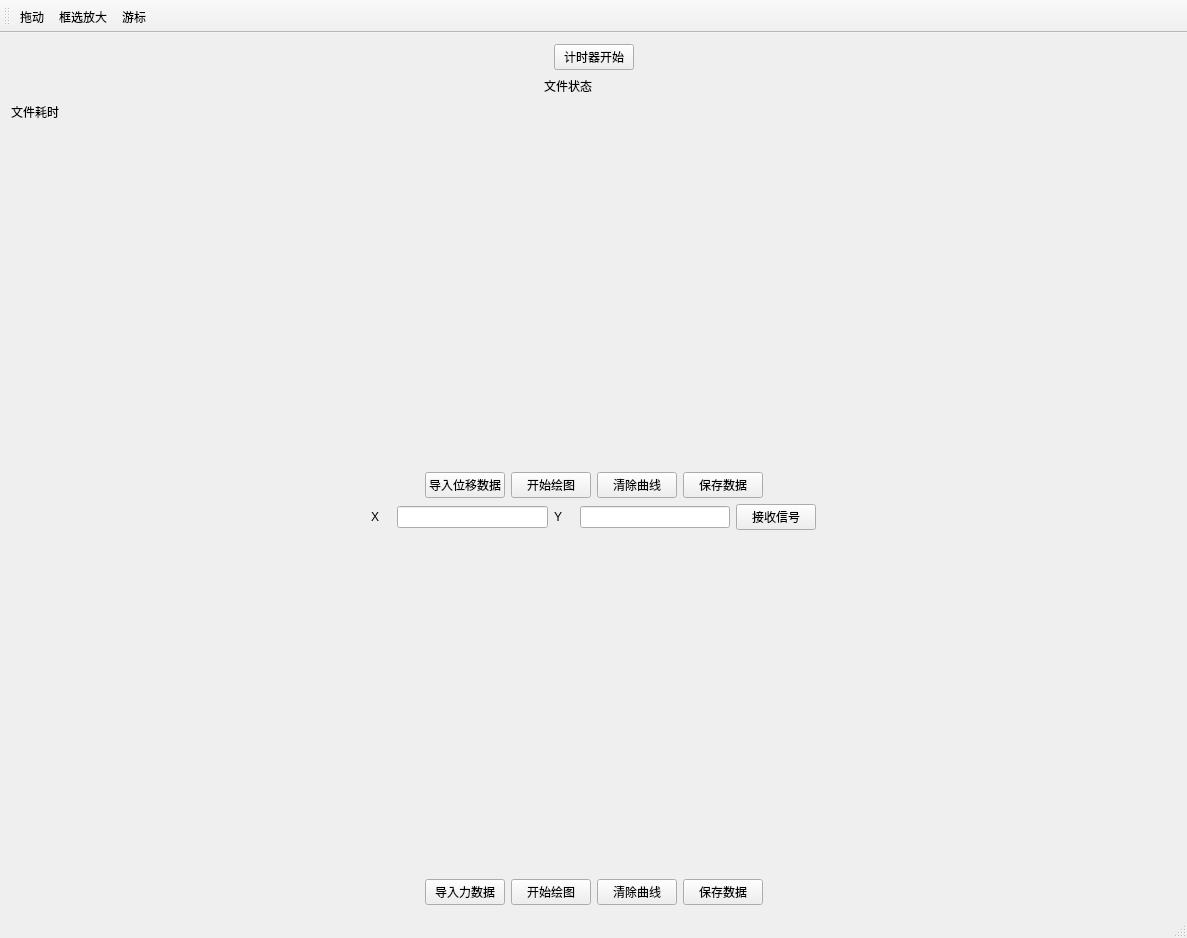
<?xml version="1.0" encoding="UTF-8"?>
<ui version="4.0">
 <class>Qt_excel_testClass</class>
 <widget class="QMainWindow" name="Qt_excel_testClass">
  <property name="geometry">
   <rect>
    <x>0</x>
    <y>0</y>
    <width>1187</width>
    <height>938</height>
   </rect>
  </property>
  <property name="windowTitle">
   <string>Qt_excel_test</string>
  </property>
  <widget class="QWidget" name="centralWidget">
   <layout class="QVBoxLayout" name="verticalLayout">
    <item>
     <layout class="QHBoxLayout" name="horizontalLayout_5">
      <item>
       <spacer name="horizontalSpacer_7">
        <property name="orientation">
         <enum>Qt::Horizontal</enum>
        </property>
        <property name="sizeHint" stdset="0">
         <size>
          <width>40</width>
          <height>20</height>
         </size>
        </property>
       </spacer>
      </item>
      <item>
       <widget class="QPushButton" name="btnTimerOn">
        <property name="text">
         <string>计时器开始</string>
        </property>
       </widget>
      </item>
      <item>
       <spacer name="horizontalSpacer_8">
        <property name="orientation">
         <enum>Qt::Horizontal</enum>
        </property>
        <property name="sizeHint" stdset="0">
         <size>
          <width>40</width>
          <height>20</height>
         </size>
        </property>
       </spacer>
      </item>
     </layout>
    </item>
    <item>
     <layout class="QHBoxLayout" name="horizontalLayout_2">
      <item>
       <spacer name="horizontalSpacer_3">
        <property name="orientation">
         <enum>Qt::Horizontal</enum>
        </property>
        <property name="sizeHint" stdset="0">
         <size>
          <width>40</width>
          <height>20</height>
         </size>
        </property>
       </spacer>
      </item>
      <item>
       <widget class="QLabel" name="labelDataStatus">
        <property name="minimumSize">
         <size>
          <width>100</width>
          <height>0</height>
         </size>
        </property>
        <property name="maximumSize">
         <size>
          <width>16777215</width>
          <height>20</height>
         </size>
        </property>
        <property name="text">
         <string>文件状态</string>
        </property>
       </widget>
      </item>
      <item>
       <spacer name="horizontalSpacer_4">
        <property name="orientation">
         <enum>Qt::Horizontal</enum>
        </property>
        <property name="sizeHint" stdset="0">
         <size>
          <width>40</width>
          <height>20</height>
         </size>
        </property>
       </spacer>
      </item>
     </layout>
    </item>
    <item>
     <widget class="QLabel" name="label_time">
      <property name="minimumSize">
       <size>
        <width>100</width>
        <height>0</height>
       </size>
      </property>
      <property name="maximumSize">
       <size>
        <width>16777215</width>
        <height>20</height>
       </size>
      </property>
      <property name="text">
       <string>文件耗时</string>
      </property>
     </widget>
    </item>
    <item>
     <widget class="QCustomPlot" name="widget_displacement" native="true">
      <property name="minimumSize">
       <size>
        <width>700</width>
        <height>300</height>
       </size>
      </property>
     </widget>
    </item>
    <item>
     <layout class="QHBoxLayout" name="horizontalLayout_6">
      <item>
       <spacer name="horizontalSpacer">
        <property name="orientation">
         <enum>Qt::Horizontal</enum>
        </property>
        <property name="sizeHint" stdset="0">
         <size>
          <width>40</width>
          <height>20</height>
         </size>
        </property>
       </spacer>
      </item>
      <item>
       <widget class="QPushButton" name="btnOpenDataDis">
        <property name="text">
         <string>导入位移数据</string>
        </property>
       </widget>
      </item>
      <item>
       <widget class="QPushButton" name="btnPlotDis">
        <property name="text">
         <string>开始绘图</string>
        </property>
       </widget>
      </item>
      <item>
       <widget class="QPushButton" name="btnClearPlotDis">
        <property name="text">
         <string>清除曲线</string>
        </property>
       </widget>
      </item>
      <item>
       <widget class="QPushButton" name="btnSaveDataDis">
        <property name="text">
         <string>保存数据</string>
        </property>
       </widget>
      </item>
      <item>
       <spacer name="horizontalSpacer_2">
        <property name="orientation">
         <enum>Qt::Horizontal</enum>
        </property>
        <property name="sizeHint" stdset="0">
         <size>
          <width>40</width>
          <height>20</height>
         </size>
        </property>
       </spacer>
      </item>
     </layout>
    </item>
    <item>
     <layout class="QHBoxLayout" name="horizontalLayout_4">
      <item>
       <spacer name="horizontalSpacer_5">
        <property name="orientation">
         <enum>Qt::Horizontal</enum>
        </property>
        <property name="sizeHint" stdset="0">
         <size>
          <width>40</width>
          <height>20</height>
         </size>
        </property>
       </spacer>
      </item>
      <item>
       <layout class="QHBoxLayout" name="horizontalLayout_3">
        <item>
         <widget class="QLabel" name="label_X">
          <property name="minimumSize">
           <size>
            <width>20</width>
            <height>0</height>
           </size>
          </property>
          <property name="text">
           <string>X</string>
          </property>
         </widget>
        </item>
        <item>
         <widget class="QLineEdit" name="lineEdit_X">
          <property name="minimumSize">
           <size>
            <width>100</width>
            <height>0</height>
           </size>
          </property>
         </widget>
        </item>
        <item>
         <widget class="QLabel" name="label_Y">
          <property name="minimumSize">
           <size>
            <width>20</width>
            <height>0</height>
           </size>
          </property>
          <property name="text">
           <string>Y</string>
          </property>
         </widget>
        </item>
        <item>
         <widget class="QLineEdit" name="lineEdit_Y">
          <property name="minimumSize">
           <size>
            <width>100</width>
            <height>0</height>
           </size>
          </property>
         </widget>
        </item>
       </layout>
      </item>
      <item>
       <widget class="QPushButton" name="btnReceiveDis">
        <property name="text">
         <string>接收信号</string>
        </property>
       </widget>
      </item>
      <item>
       <spacer name="horizontalSpacer_6">
        <property name="orientation">
         <enum>Qt::Horizontal</enum>
        </property>
        <property name="sizeHint" stdset="0">
         <size>
          <width>40</width>
          <height>20</height>
         </size>
        </property>
       </spacer>
      </item>
     </layout>
    </item>
    <item>
     <widget class="QCustomPlot" name="widget_force" native="true">
      <property name="minimumSize">
       <size>
        <width>700</width>
        <height>300</height>
       </size>
      </property>
     </widget>
    </item>
    <item>
     <layout class="QHBoxLayout" name="horizontalLayout">
      <item>
       <spacer name="horizontalSpacer_9">
        <property name="orientation">
         <enum>Qt::Horizontal</enum>
        </property>
        <property name="sizeHint" stdset="0">
         <size>
          <width>40</width>
          <height>20</height>
         </size>
        </property>
       </spacer>
      </item>
      <item>
       <widget class="QPushButton" name="btnOpenDataForce">
        <property name="text">
         <string>导入力数据</string>
        </property>
       </widget>
      </item>
      <item>
       <widget class="QPushButton" name="btnPlotForce">
        <property name="text">
         <string>开始绘图</string>
        </property>
       </widget>
      </item>
      <item>
       <widget class="QPushButton" name="btnClearPlotForce">
        <property name="text">
         <string>清除曲线</string>
        </property>
       </widget>
      </item>
      <item>
       <widget class="QPushButton" name="btnSaveDataForce">
        <property name="text">
         <string>保存数据</string>
        </property>
       </widget>
      </item>
      <item>
       <spacer name="horizontalSpacer_10">
        <property name="orientation">
         <enum>Qt::Horizontal</enum>
        </property>
        <property name="sizeHint" stdset="0">
         <size>
          <width>40</width>
          <height>20</height>
         </size>
        </property>
       </spacer>
      </item>
     </layout>
    </item>
   </layout>
  </widget>
  <widget class="QMenuBar" name="menuBar">
   <property name="geometry">
    <rect>
     <x>0</x>
     <y>0</y>
     <width>1187</width>
     <height>26</height>
    </rect>
   </property>
  </widget>
  <widget class="QToolBar" name="mainToolBar">
   <property name="toolButtonStyle">
    <enum>Qt::ToolButtonTextUnderIcon</enum>
   </property>
   <attribute name="toolBarArea">
    <enum>TopToolBarArea</enum>
   </attribute>
   <attribute name="toolBarBreak">
    <bool>false</bool>
   </attribute>
   <addaction name="act_move"/>
   <addaction name="act_zoomIn"/>
   <addaction name="act_tracer"/>
  </widget>
  <widget class="QStatusBar" name="statusBar"/>
  <action name="act_zoomIn">
   <property name="checkable">
    <bool>true</bool>
   </property>
   <property name="icon">
    <iconset resource="qt_excel_test.qrc">
     <normaloff>:/Qt_excel_test/src/select.png</normaloff>:/Qt_excel_test/src/select.png</iconset>
   </property>
   <property name="text">
    <string>框选放大</string>
   </property>
   <property name="toolTip">
    <string>框选放大</string>
   </property>
  </action>
  <action name="act_move">
   <property name="checkable">
    <bool>true</bool>
   </property>
   <property name="icon">
    <iconset resource="qt_excel_test.qrc">
     <normaloff>:/Qt_excel_test/src/move.png</normaloff>:/Qt_excel_test/src/move.png</iconset>
   </property>
   <property name="text">
    <string>拖动</string>
   </property>
   <property name="toolTip">
    <string>拖动</string>
   </property>
  </action>
  <action name="act_tracer">
   <property name="checkable">
    <bool>true</bool>
   </property>
   <property name="icon">
    <iconset resource="qt_excel_test.qrc">
     <normaloff>:/Qt_excel_test/src/游标.png</normaloff>:/Qt_excel_test/src/游标.png</iconset>
   </property>
   <property name="text">
    <string>游标</string>
   </property>
   <property name="toolTip">
    <string>游标</string>
   </property>
  </action>
 </widget>
 <layoutdefault spacing="6" margin="11"/>
 <customwidgets>
  <customwidget>
   <class>QCustomPlot</class>
   <extends>QWidget</extends>
   <header location="global">qcustomplot.h</header>
   <container>1</container>
  </customwidget>
 </customwidgets>
 <resources>
  <include location="qt_excel_test.qrc"/>
 </resources>
 <connections/>
</ui>
